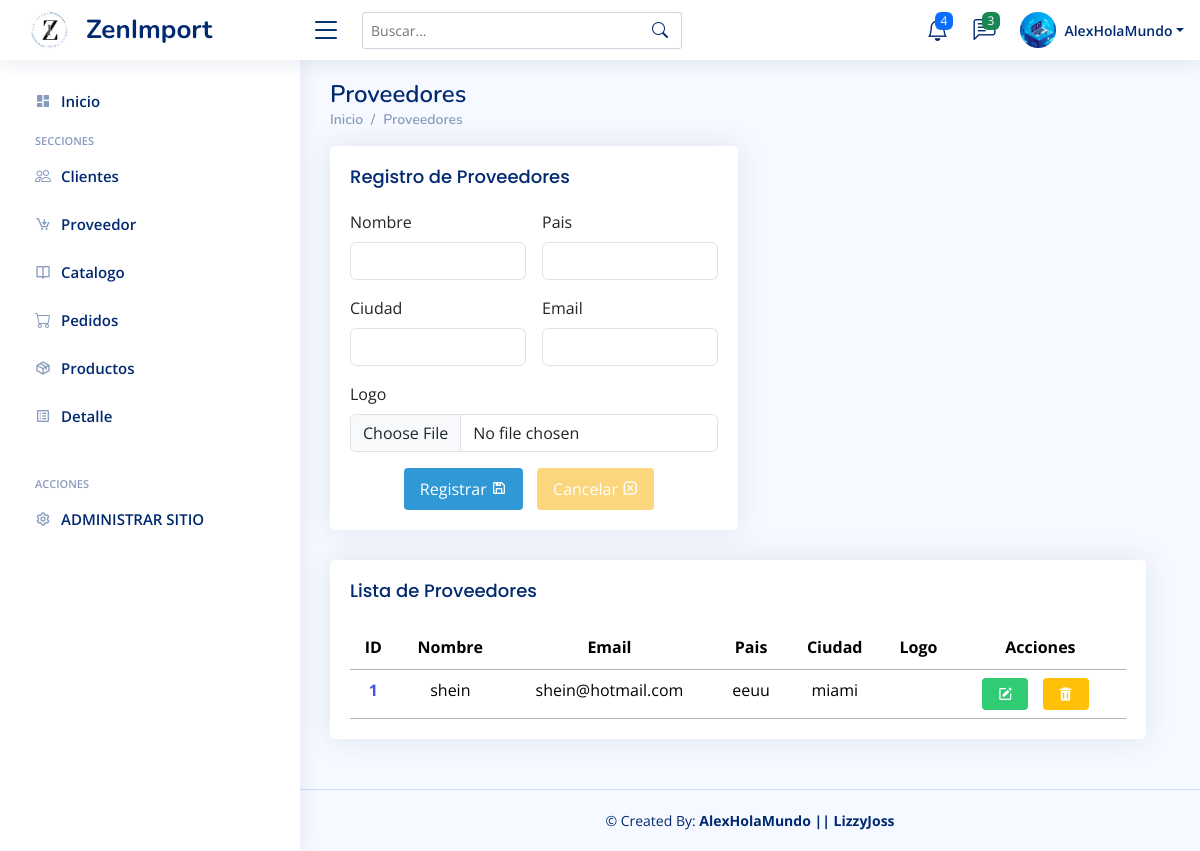
The app's page /listaProveedores/ with its own data.
### Aplicaciones/Importaciones/models.py (models this page shows, shortened)
class Proveedor(models.Model):
    idProveedor=models.AutoField(primary_key=True)
    nombre=models.CharField(max_length=50)
    email=models.CharField(max_length=150)
    pais=models.CharField(max_length=50)
    ciudad=models.CharField(max_length=50)
    logo=models.FileField(upload_to='proveedores', null=True, blank=True)

### Aplicaciones/Importaciones/views.py (the view)
# urls.py: path('listaProveedores/', views.listaProveedores),
def listaProveedores(request):
    proveedorBdd=Proveedor.objects.all()
    return render(request, 'Proveedor/listaProveedores.html', {'proveedores':proveedorBdd})

### Aplicaciones/Importaciones/templates/Proveedor/listaProveedores.html (shortened to what this page needs)
{% extends '../plantilla.html'%} {%block contenido%} {%load static%}
<main id="main" class="main">
  <div class="pagetitle">
    <h1>Proveedores</h1>
    <nav>
      <ol class="breadcrumb">
        <li class="breadcrumb-item"><a href="/">Inicio</a></li>
        <li class="breadcrumb-item">Proveedores</li>
      </ol>
    </nav>
  </div>
  <section class="section">
    <div class="row">
      <div class="col-lg-6">
        <div class="card">
          <div class="card-body">
            <h5 class="card-title">Registro de Proveedores</h5>
            <form
              class="row g-3"
              method="POST"
              action="/guardarProveedor/"
              enctype="multipart/form-data"
              id="formProveedores"
            >
              <div class="col-md-6">
                <label for="inputName5" class="form-label">Nombre</label>
                <input
                  type="text"
                  class="form-control"
                  id="nombre"
                  name="nombre"
                />
              </div>
              <div class="col-md-6">
                <label for="inputName5" class="form-label">Pais</label>
                <input type="text" class="form-control" id="pais" name="pais" />
              </div>
              <div class="col-md-6">
                <label for="inputName5" class="form-label">Ciudad</label>
                <input
                  type="text"
                  class="form-control"
                  id="ciudad"
                  name="ciudad"
                />
              </div>
              <div class="col-md-6">
                <label for="inputEmail5" class="form-label">Email</label>
                <input
                  type="email"
                  class="form-control"
                  id="email"
                  name="email"
                />
              </div>
              <div class="col-md-12">
                <label for="inputName5" class="form-label">Logo</label>
                <input
                  type="file"
                  class="form-control"
                  id="logo"
                  name="logo"
                  accept="image/*"
                />
              </div>
              <div class="text-center">
                <button type="submit" class="btn btn-registrar">
                  Registrar <i class="bx bx-save"></i>
                </button>
                <button type="reset" class="btn btn-cancelar">
                  Cancelar <i class="bx bx-message-square-x"></i>
                </button>
              </div>
            </form>
          </div>
        </div>
      </div>
      <div class="row">
        <div class="col-12">
          <div class="card recent-sales overflow-auto">
            <div class="card-body">
              <h5 class="card-title">Lista de Proveedores</h5>
              <table
                class="table table-borderless datatable"
                id="exportaciones"
              >
                <thead>
                  <tr>
                    <th scope="col" class="text-center">ID</th>
                    <th scope="col" class="text-center">Nombre</th>
                    <th scope="col" class="text-center">Email</th>
                    <th scope="col" class="text-center">Pais</th>
                    <th scope="col" class="text-center">Ciudad</th>
                    <th scope="col" class="text-center">Logo</th>
                    <th scope="col" class="text-center">Acciones</th>
                  </tr>
                </thead>
                <tbody>
                  {%for proveedor in proveedores%}
                  <tr>
                    <th class="text-center">
                      <a href="">{{proveedor.idProveedor}}</a>
                    </th>
                    <td class="text-center" data-nombre="{{proveedor.nombre}}">
                      {{proveedor.nombre}}
                    </td>
                    <td class="text-center" data-email="{{proveedor.email}}">
                      {{proveedor.email}}
                    </td>
                    <td class="text-center" data-direccion="{{proveedor.pais}}">
                      {{proveedor.pais}}
                    </td>
                    <td
                      class="text-center"
                      data-direccion="{{proveedor.ciudad}}"
                    >
                      {{proveedor.ciudad}}
                    </td>
                    <td>
                    </td>
                    <td class="text-center w-auto">
                      <a
                        href=""
                        data-toggle="modal"
                        data-target="#modalEditar{{proveedor.idProveedor}}"
                        data-proveedor-id="{{proveedor.idProveedor}}"
                        class="btn-editar-trigger"
                      >
                        <i class="bx bxs-edit btn-editar" title="Editar"></i>
                      </a>
                      <a
                        href="javascript:void(0);"
                        onclick="eliminarProveedor('/eliminarProveedor/{{proveedor.idProveedor}}')"
                        ><i
                          class="bx bxs-trash btn-eliminar"
                          title="Eliminar"
                        ></i
                      ></a>
                    </td>
                  </tr>
                  {%endfor%}
                </tbody>
              </table>
            </div>
          </div>
        </div>
      </div>
    </div>
  </section>
</main>
{%endblock%}

### ZenImport/static/css/style.css (style rules this page uses)
:root { scroll-behavior: smooth; }
body { font-family: 'Open Sans', sans-serif; background: #f6f9ff; color: #444444; }
a { color: #4154f1; text-decoration: none; }
h1, h2, h3, h4, h5, h6 { font-family: 'Nunito', sans-serif; }
#main { margin-top: 60px; padding: 20px 30px; transition: all 0.3s; }
.pagetitle { margin-bottom: 10px; }
.pagetitle h1 { font-size: 24px; margin-bottom: 0; font-weight: 600; color: #012970; }
.card { margin-bottom: 30px; border: none; border-radius: 5px; box-shadow: 0px 0 30px rgba(1, 41, 112, 0.1); }
.card-title { padding: 20px 0 15px 0; font-size: 18px; font-weight: 500; color: #012970; font-family: 'Poppins', sans-serif; }
.card-body { padding: 0 20px 20px 20px; }
.breadcrumb { font-size: 14px; font-family: 'Nunito', sans-serif; color: #899bbd; font-weight: 600; }
.breadcrumb a { color: #899bbd; transition: 0.3s; }
.breadcrumb .breadcrumb-item::before { color: #899bbd; }
@media (min-width: 1200px) { #main, #footer { margin-left: 300px; } }
.btn-editar { background-color: #2fcc73; color: #fff; padding: 8px 15px; border-radius: 4px; transition: 0.4s; margin-right: 10px; }
.btn-eliminar { background-color: #ffc107; color: #fff; padding: 8px 15px; border-radius: 4px; transition: 0.4s; margin-right: 10px; }
.btn-registrar { background-color: #2f98d5; color: #ffffff; padding: 8px 15px; border-radius: 4px; transition: 0.4s; margin-right: 10px; }
.btn-cancelar { background-color: #fcd67d; color: #ffffff; padding: 8px 15px; border-radius: 4px; transition: 0.4s; margin-right: 10px; }

### records on screen
Proveedor: idProveedor "1", nombre "shein", email "shein@hotmail.com", pais "eeuu", ciudad "miami"
